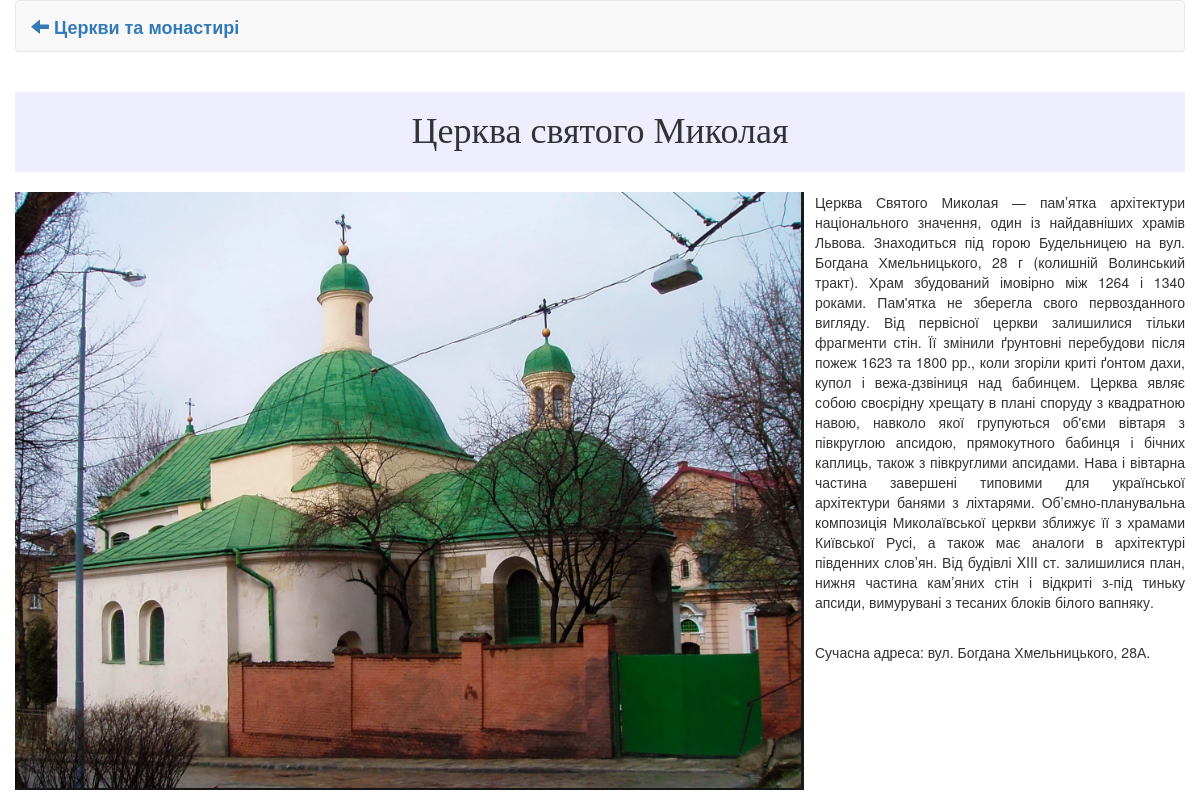
The app's page /obj/1/ with its own data.
### lvivarc/models.py (models this page shows, shortened)
class ArcType(models.Model):
    typeName = models.CharField(max_length=60)

class ArcObj(models.Model):
    objName = models.CharField(max_length=100)
    objType = models.ForeignKey(ArcType, on_delete=models.CASCADE)
    descr = models.TextField()
    curAddress = models.CharField(max_length=100, blank=True)
    image = models.ImageField(upload_to="", blank = True)

### lvivarc/views.py (the view)
# urls.py: re_path(r'^obj/(?P<obj_id>\d+)/', views.arcobj, name = 'arcobj'),
def arcobj(request, obj_id):
    obj = get_object_or_404(ArcObj, id=obj_id)
    objType = obj.objType
    context = {
        'type': objType,
        'obj': obj,
    }
    template = 'arcobj.html'
    return render(request, template, context)

### lvivarc/templates/arcobj.html (shortened to what this page needs)
<!DOCTYPE html>
<html lang=uk>
    <head>
        <link rel="stylesheet" href="https://maxcdn.bootstrapcdn.com/bootstrap/3.3.7/css/bootstrap.min.css">
    </head>
    <body>
       <div class="container-fluid">
        <nav class="navbar navbar-default">
          <div class="navbar-header">
             <a class="navbar-brand" href="{% url 'listobj' type.id %}">
                <p class="text-primary">
                    <span class="glyphicon glyphicon-arrow-left"></span>
                    <strong>{{ type.typeName }}</strong>
                </p>
             </a>
          </div>
        </nav>
        <div class="text-center page-header container-fluid"
            style="font-family:Times; background-color: #eeeeff">
            <h1>{{ obj.objName }}</h1>
        </div>
        <div class="row">
            <div class="col-lg-8 col-md-12 col-sm-12 col-xs-12">
                <img src="{{ obj.image.url }}"
                    alt="{{ obj.objName }}"/>
            </div>
            <div class="col-lg-4 col-md-12 col-sm-12 col-xs-12">
                <p class="text-justify">
                    {{ obj.descr }}
                </p>
                <p>
                    {% if obj.curAddress %}
                        Сучасна адреса: {{ obj.curAddress }}
                    {% endif %}
                </p>
            </div>
        </div>
      </div>
    </body>
</html>

### records on screen
ArcType: typeName "Церкви та монастирі"
ArcObj: objName "Церква святого Миколая", image (picture), descr "Церква Святого Миколая — памʼятка архітектури національного значення, один із найдавніших храмів Львова. Знаходиться під горою Будельницею на вул. Богдана Хмельницького, 28 г (колишній Волинський тракт). Храм збудований імовірно між 1264 і 1340 роками. Пам'ятка не зберегла свого первозданного вигляду. Від первісної церкви залишилися тільки фрагменти стін. Її змінили ґрунтовні перебудови після пожеж 1623 та 1800 рр., коли згоріли криті ґонтом дахи, купол і вежа-дзвіниця над бабинцем. Церква являє собою своєрідну хрещату в плані споруду з квадратною навою, навколо якої групуються об'єми вівтаря з півкруглою апсидою, прямокутного бабинця і бічних каплиць, також з півкруглими апсидами. Нава і…", curAddress "вул. Богдана Хмельницького, 28А."
